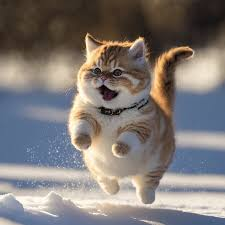
#> input picture yongwon/새 폴더/catt.jpg, 225 x 225 px
$ jupyter execute add_image.ipynb
#> lines starting #> are read from the running program, lines starting #| are printed output that depends on the picture
[cell 1]
import cv2
import numpy as np

path1 = 'catt.jpg'
path2 = 'dog.jpg'

img1 = cv2.imread(path1)
#> img1 is the input picture: shape (225, 225, 3); mean B, G, R 118.2, 120.8, 127
img2 = cv2.imread(path2)
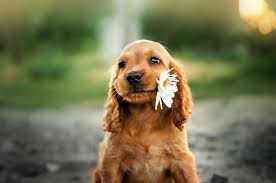
#> input picture yongwon/새 폴더/dog.jpg, 276 x 183 px
#> img2 is the input picture: shape (183, 276, 3); mean B, G, R 80.9, 114.7, 118.6


print(img1.shape)
#| (225, 225, 3)
print(img2.shape)
#| (183, 276, 3)

img1 = cv2.resize(img1,(276,183)) # (img2.shape[1], img2.shape[0])
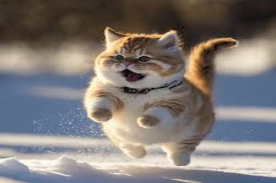
#> img1: shape (183, 276, 3); mean B, G, R 118.1, 120.7, 126.9
print(img1.shape)
#| (183, 276, 3)
img3 = cv2.add(img1,img2)
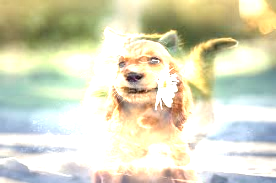
#> img3: shape (183, 276, 3); mean B, G, R 190.2, 216.4, 216.6
mask1 = np.ones((img2.shape[0], img2.shape[1], 3), dtype='uint8')*100 # *는 밝기 차이 더 어둡게, 더 밝게,

img1_b = cv2.add(img1,mask1)
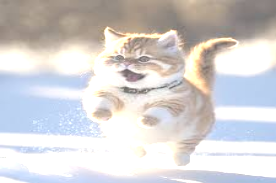
#> img1_b: shape (183, 276, 3); mean B, G, R 210.6, 209.8, 212.1
img2_b = cv2.add(img2,mask1)
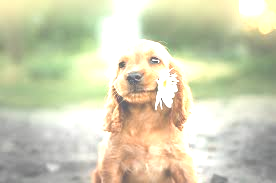
#> img2_b: shape (183, 276, 3); mean B, G, R 178.5, 208, 208.5
img2_d = cv2.subtract(img2,mask1)
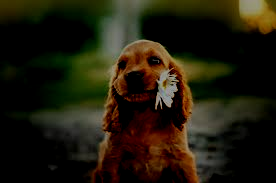
#> img2_d: shape (183, 276, 3); mean B, G, R 12.1, 27.4, 32.5
#img4 = img1[  : img1.shape[0]//2, : , : ]
img1[ : img2.shape[0]//2, : ] =[0,255,0]
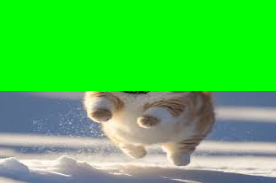
#> img1: shape (183, 276, 3); mean B, G, R 76, 200.5, 74
img2[ :img2.shape[0]//2 , img2.shape[0]//2: ] = [255,0,0]
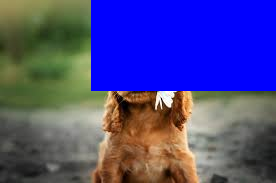
#> img2: shape (183, 276, 3); mean B, G, R 136.4, 70.7, 74.5

# [9 lines of commented-out code are left out]
cv2.imshow("dog", img2)
#cv2.imshow("ddd", img4)
# cv2.imshow("dddd", img5)
# cv2.imshow("cog", img3)


cv2.waitKey()
cv2.destroyAllWindows()
